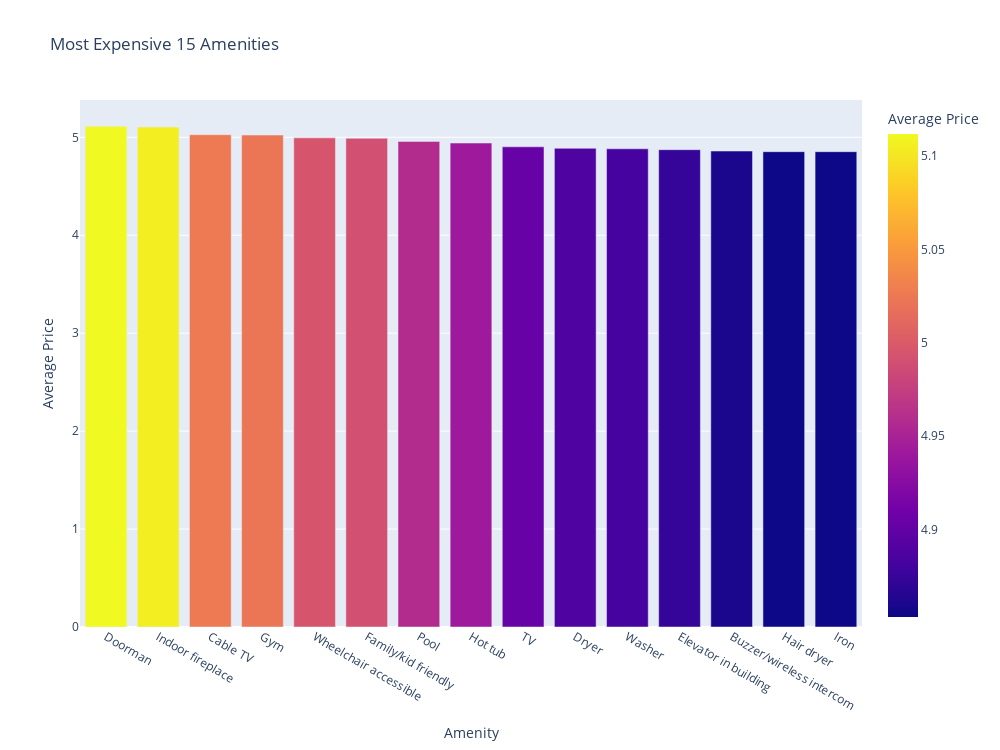

Notebook source saved alongside this figure:
### Code cell
# Showing top 20 most expensive Amenities
fig = px.bar(expensive_df.iloc[:15], 
             x="Amenity", 
             y="Average Price",  
             title ="Most Expensive 15 Amenities",
             color='Average Price',
             height=750,
             width=1000)
fig.show()

### Figure 1 — Plotly figure (JSON) as saved in the notebook; plotly's stock layout.template omitted (floating-point values rounded to 4 significant figures)
{"data": [{"alignmentgroup": "True", "hovertemplate": "Amenity=%{x}<br>Average Price=%{marker.color}<extra></extra>", "legendgroup": "", "marker": {"color": [5.112, 5.105, 5.027, 5.023, 4.995, 4.991, 4.958, 4.941, 4.903, 4.888, 4.883, 4.873, 4.86, 4.853, 4.853], "coloraxis": "coloraxis", "pattern": {"shape": ""}}, "name": "", "offsetgroup": "", "orientation": "v", "showlegend": false, "textposition": "auto", "type": "bar", "x": ["Doorman", "Indoor fireplace", "Cable TV", "Gym", "Wheelchair accessible", "Family/kid friendly", "Pool", "Hot tub", "TV", "Dryer", "Washer", "Elevator in building", "Buzzer/wireless intercom", "Hair dryer", "Iron"], "xaxis": "x", "y": [5.112, 5.105, 5.027, 5.023, 4.995, 4.991, 4.958, 4.941, 4.903, 4.888, 4.883, 4.873, 4.86, 4.853, 4.853], "yaxis": "y"}], "layout": {"barmode": "relative", "coloraxis": {"colorbar": {"title": {"text": "Average Price"}}, "colorscale": [[0, "#0d0887"], [0.1111, "#46039f"], [0.2222, "#7201a8"], [0.3333, "#9c179e"], [0.4444, "#bd3786"], [0.5556, "#d8576b"], [0.6667, "#ed7953"], [0.7778, "#fb9f3a"], [0.8889, "#fdca26"], [1, "#f0f921"]]}, "height": 750, "legend": {"tracegroupgap": 0}, "title": {"text": "Most Expensive 15 Amenities"}, "width": 1000, "xaxis": {"anchor": "y", "domain": [0, 1], "title": {"text": "Amenity"}}, "yaxis": {"anchor": "x", "domain": [0, 1], "title": {"text": "Average Price"}}}}
